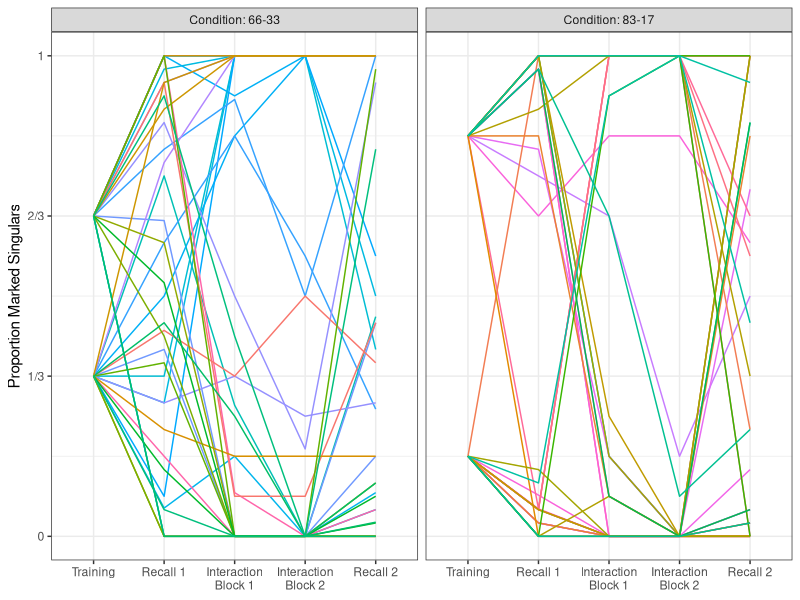
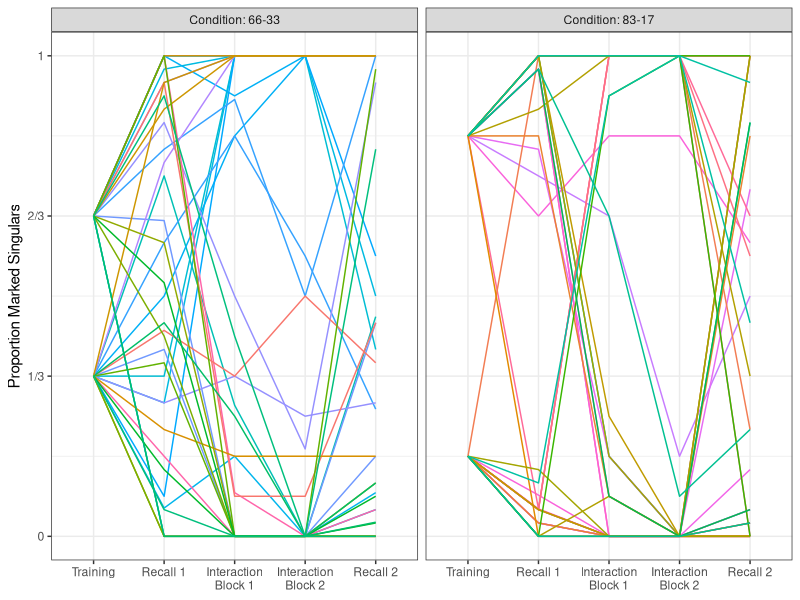

The R script that drew these images, in order: (Note: this script raises an error after producing the figures.)
## ---- chunk 1
knitr::opts_chunk$set(echo = TRUE, warning=FALSE)

library(ggplot2)


data.directory = 'RawData/'

my.colours <- c("#EA7D00","#006DE9","#808080")

set.seed(67601)

## ---- chunk 2
exp1.data <- read.csv("ProcessedData/Experiment1Data.csv")

#put Block in desired order
exp1.data$Block <- factor(exp1.data$Block,
                               levels=c("Training",
                                        "Recall 1",
                                        "Interaction Block 1",
                                        "Interaction Block 2",
                                        "Recall 2"))

#Required to avoid overlapping text in some plots
exp1.data$BlockNewlines <- plyr::revalue(exp1.data$Block,
                                   c("Interaction Block 1"="Interaction\nBlock 1",
                                      "Interaction Block 2"="Interaction\nBlock 2"))


#I want Pair as a factor
#Note: pairs 60-102 collected at Edinburgh, 151-190 collected at Warwick
exp1.data$Pair <- as.factor(exp1.data$Pair)

plyr::ddply(exp1.data,~Condition,plyr::summarise,Current_N=length(unique(Pair)))

## ---- chunk 3
exp1.by.pair.scores <- aggregate(Score~Condition+Block+Pair,data=subset(exp1.data,Block %in% c("Interaction Block 1", "Interaction Block 2")),FUN=sum)

aggregate(Score~Condition,data=exp1.by.pair.scores,FUN=mean)

aggregate(Score~Block+Condition,data=exp1.by.pair.scores,FUN=mean)
## ---- chunk 4
#We only want to analyse singulars
exp1.data.singulars <- subset(exp1.data,Number==1)
exp1.data.by.block <- aggregate(data=exp1.data.singulars,
                                       Marked~Condition + Pair + Block + BlockNewlines + Participant + ParticipantID,
                                       FUN=mean)

exp1.data.by.block <- plyr::rename(exp1.data.by.block,c("Marked"="ProportionMarkedSingulars"))

exp1.data.by.block$Condition <- plyr::revalue(exp1.data.by.block$Condition,
                                                 c("66-33"="Condition: 66-33",
                                                   "83-17"="Condition: 83-17"))

## ---- chunk 5
#All data
ggplot(data=exp1.data.by.block, aes(x=BlockNewlines, y=ProportionMarkedSingulars, group=ParticipantID, colour=Pair,ymin=0,ymax=1)) +
  theme_bw() + 
  facet_wrap(~Condition, ncol=4) +
  geom_line() +
  ylab("Proportion Marked Singulars") + 
  theme(axis.title.x = element_blank()) +
  theme(legend.position="none") + 
  scale_y_continuous(breaks=seq(0,1,1/3),labels=c("0","1/3","2/3","1"))
## ---- chunk 6
#All data - plot for figure, output not included in markdown
ggplot(data=exp1.data.by.block, aes(x=BlockNewlines, y=ProportionMarkedSingulars, group=ParticipantID, colour=Pair,ymin=0,ymax=1)) +
  theme_bw() + 
  facet_wrap(~Condition, ncol=4) +
  geom_line() +
  ylab("Proportion Marked Singulars") + 
  theme(axis.title.x = element_blank()) +
  theme(legend.position="none") + 
  scale_y_continuous(breaks=seq(0,1,1/3),labels=c("0","1/3","2/3","1")) +
  ggsave(file="Plots/Exp1NumMarkingByParticipant.pdf",width=8, height=3)
## ---- chunk 7
#For faccetted by-pair plot, need to add a DummyPair column so that the facets work out nicely - this is a little clumsy, but simplest way to do this seems to be to split by condition and convert Pair factor to integers
exp1.data.by.block.6633 <- subset(exp1.data.by.block,Condition=='Condition: 66-33')

exp1.data.by.block.6633$DummyPair <- droplevels(exp1.data.by.block.6633$Pair)

#change levels to integers
levels(exp1.data.by.block.6633$DummyPair) <- 1:length(levels(exp1.data.by.block.6633$DummyPair))

#ditto for other condition
exp1.data.by.block.8317 <- subset(exp1.data.by.block,Condition=='Condition: 83-17')

exp1.data.by.block.8317$DummyPair <- droplevels(exp1.data.by.block.8317$Pair)

#change levels to integers
levels(exp1.data.by.block.8317$DummyPair) <- 1:length(levels(exp1.data.by.block.8317$DummyPair))

#and recombine
exp1.data.by.block.dummyp <- rbind(exp1.data.by.block.6633,exp1.data.by.block.8317)
## ---- chunk 8
#By-pair figure
ggplot(data=exp1.data.by.block.dummyp, aes(x=BlockNewlines, y=ProportionMarkedSingulars, group=ParticipantID, colour=Pair,ymin=0,ymax=1)) +
  theme_bw() + 
  facet_grid(DummyPair ~ Condition) +
  geom_line() +
  ylab("Proportion Marked Singulars") + 
  theme(legend.position="none") + 
  scale_y_continuous(breaks=seq(0,1,1/3),labels=c("0","1/3","2/3","1")) +
  theme(strip.text.y = element_blank()) + 
  theme(axis.title.x = element_blank()) 
## ---- chunk 9
#By-pair figure for paper
ggplot(data=exp1.data.by.block.dummyp, aes(x=BlockNewlines, y=ProportionMarkedSingulars, group=ParticipantID, colour=Pair,ymin=0,ymax=1)) +
  theme_bw() + 
  facet_grid(DummyPair ~ Condition) +
  geom_line() +
  ylab("Proportion Marked Singulars") + 
  theme(legend.position="none") + 
  scale_y_continuous(breaks=seq(0,1,1/3),labels=c("0","1/3","2/3","1")) +
  theme(strip.text.y = element_blank()) + 
  theme(axis.title.x = element_blank()) +
  ggsave(file="Plots/Exp1NumMarkingByPair.pdf",width=8, height=10)
## ---- chunk 10
#Means and CIs
ggplot(data=exp1.data.by.block, aes(x=Participant, y=ProportionMarkedSingulars, group=Participant, shape=Participant,fill=Participant)) +
  theme_bw() + 
  facet_grid(Condition~Block) +
  stat_summary(geom='bar', fun.y='mean', position='dodge',colour='black') +
  stat_summary(geom='errorbar',fun.data='mean_cl_boot',fun.ymin="min", fun.ymax="max",colour="black",width=0.1) +
  stat_summary(geom='point', fun.y='mean', position='dodge',colour='black') +
  scale_fill_manual(values=c(my.colours[2],my.colours[1],my.colours[3])) +
  coord_cartesian(ylim=c(0,1)) +
  scale_y_continuous(breaks=seq(0,1,1/3),labels=c("0","1/3","2/3","1")) +
  ylab("Proportion Marked Singulars") + 
  theme(axis.title.x = element_blank()) +
  theme(legend.position="none") 
## ---- chunk 11
#Means and CIs - for paper

ggplot(data=exp1.data.by.block, aes(x=Participant, y=ProportionMarkedSingulars, group=Participant, shape=Participant,fill=Participant)) +
  theme_bw() + 
  facet_grid(Condition~Block) +
  stat_summary(geom='bar', fun.y='mean', position='dodge',colour='black') +
  stat_summary(geom='errorbar',fun.data='mean_cl_boot',fun.ymin="min", fun.ymax="max",colour="black",width=0.1) +
  stat_summary(geom='point', fun.y='mean', position='dodge',colour='black') +
  scale_fill_manual(values=c(my.colours[2],my.colours[1],my.colours[3])) +
  coord_cartesian(ylim=c(0,1)) +
  scale_y_continuous(breaks=seq(0,1,1/3),labels=c("0","1/3","2/3","1")) +
  ylab("Proportion Marked Singulars") + 
  theme(axis.title.x = element_blank()) +
  theme(legend.position="none") + 
  ggsave(file="Plots/Exp1NumMarking.pdf",width=8, height=4)
## ---- chunk 12
systematic.users <- subset(exp1.data.by.block,Block=="Interaction Block 2" & (ProportionMarkedSingulars==1 | ProportionMarkedSingulars==0))
plyr::ddply(systematic.users,~Condition,plyr::summarise,Current_N=length(unique(Pair)))
## ---- chunk 13
#In order to count convergence on systematic use/non-use, aggregating over participants in each pair
exp1.data.by.block.agg <- aggregate(ProportionMarkedSingulars~Condition+Pair+Block,data=exp1.data.by.block,FUN=mean)
systematic.user.pairs <- subset(exp1.data.by.block.agg,Block=="Interaction Block 2" & ProportionMarkedSingulars==1)
systematic.user.pairs$Pair
length(unique(systematic.user.pairs$Pair))

systematic.nonuser.pairs <- subset(exp1.data.by.block.agg,Block=="Interaction Block 2" & ProportionMarkedSingulars==0)
systematic.nonuser.pairs$Pair
length(unique(systematic.nonuser.pairs$Pair))
## ---- chunk 14
#The most convenient way to calculate differences from block to block is to restructure the data to wide format.
#BlockNewlines causes irritation here, so selecting it out
exp1.change.data <- tidyr::spread(data=dplyr::select(exp1.data.by.block,-BlockNewlines),Block,ProportionMarkedSingulars)

exp1.change.data$ChangeTrainingRecall1 <- exp1.change.data$'Recall 1' - exp1.change.data$'Training'

exp1.change.data$ChangeRecall1Interaction2 <- exp1.change.data$'Interaction Block 2'-exp1.change.data$'Recall 1'

exp1.change.data$ChangeRecall1Recall2 <- exp1.change.data$'Recall 2'-exp1.change.data$'Recall 1'


#convert back to long format for plotting
exp1.change.data.for.plotting <- dplyr::select(exp1.change.data,-Training,-'Recall 1',-'Recall 2',-'Interaction Block 1',-'Interaction Block 2')

exp1.change.data.for.plotting <- tidyr::gather(exp1.change.data.for.plotting,
BlockToBlock,Change,ChangeTrainingRecall1,ChangeRecall1Interaction2,ChangeRecall1Recall2)

#Make column names more user-friendly
exp1.change.data.for.plotting$BlockToBlock <- plyr::revalue(exp1.change.data.for.plotting$BlockToBlock,
                                                   c("ChangeTrainingRecall1"="Training to Recall 1",
                                                     "ChangeRecall1Interaction2"="Recall 1 to Interaction Block 2",
                                                     "ChangeRecall1Recall2"="Recall 1 to Recall 2"))

#what I am actually going to want to plot for the change data is either both conditions collapsed, but seperated by P1/P2,Both Ps.
#to do this, I am going to duplicate the data for the "Both Ps" column, stick them together, and remove the Condition column
exp1.change.data.for.plotting.Pscombined <- exp1.change.data.for.plotting
exp1.change.data.for.plotting.Pscombined$Participant <- "Both Ps"
exp1.change.data.for.plotting.combined <- rbind(exp1.change.data.for.plotting,exp1.change.data.for.plotting.Pscombined)
exp1.change.data.for.plotting.combined$Condition <- NULL
#want to reorder the levels so that the BothPs data is last
exp1.change.data.for.plotting.combined$Participant <- factor(exp1.change.data.for.plotting.combined$Participant,levels=c("P1","P2","Both Ps"))
## ---- chunk 15
ggplot(data=subset(exp1.change.data.for.plotting.combined,BlockToBlock=="Training to Recall 1"), aes(x=Participant, y=Change, fill=Participant)) +
  theme_bw() + 
  geom_boxplot() +
  scale_fill_manual(values=c(my.colours[2],my.colours[1],my.colours[3])) +
  scale_y_continuous(limits = c(-1,1.1),breaks=seq(-1,1,1/3),labels=c("-1","-2/3","-1/3","0","+1/3","+2/3","+1")) +
  ylab("Change") + 
  theme(axis.title.x = element_blank()) +
  theme(legend.position="none") + 
  ggtitle("Training to Recall 1") 
## ---- chunk 16
#for paper - includes annotations for statistical significance.
ggplot(data=subset(exp1.change.data.for.plotting.combined,BlockToBlock=="Training to Recall 1"), aes(x=Participant, y=Change, fill=Participant)) +
  theme_bw() + 
  geom_boxplot() +
  scale_fill_manual(values=c(my.colours[2],my.colours[1],my.colours[3])) +
  scale_y_continuous(limits = c(-1,1.1),breaks=seq(-1,1,1/3),labels=c("-1","-2/3","-1/3","0","+1/3","+2/3","+1")) +
  ylab("Change") + 
  theme(axis.title.x = element_blank()) +
  theme(legend.position="none") + 
  ggtitle("Training to Recall 1") +
  annotate("text",x=1.5,y=1.09,label="**") + #add ** to indicate p<.01 between participants
  geom_segment(aes(x=1, y=1.1, xend=1.4, yend=1.1)) + geom_segment(aes(x=1.6, y=1.1, xend=2, yend=1.1)) + #add lines either side of **
  annotate("text",x=1,y=3/6,label="p=.051") + #add note about n.s.difference from 0
  annotate("text",x=2,y=-2.4/6,label="*") + #add note about n.s.difference from 0
  annotate("text",x=3,y=-2.4/6,label="n.s.") + #add note about n.s.difference from 0
  ggsave(file="Plots/Exp1TrainingToRecall1Change.pdf",width=4, height=4)
## ---- chunk 17
ggplot(data=subset(exp1.change.data.for.plotting.combined,BlockToBlock=="Recall 1 to Interaction Block 2"), aes(x=Participant, y=Change, fill=Participant)) +
  theme_bw() + 
  geom_boxplot() +
  scale_fill_manual(values=c(my.colours[2],my.colours[1],my.colours[3])) +
  scale_y_continuous(limits = c(-1,1.1),breaks=seq(-1,1,1/3),labels=c("-1","-2/3","-1/3","0","+1/3","+2/3","+1")) +
  ylab("Change") + 
  theme(axis.title.x = element_blank()) +
  theme(legend.position="none") + 
  ggtitle("Recall 1 To Interaction Block 2")
## ---- chunk 18
#Plot for paper - strip out axis labels since these are provides elsewhere, add annotations
ggplot(data=subset(exp1.change.data.for.plotting.combined,BlockToBlock=="Recall 1 to Interaction Block 2"), aes(x=Participant, y=Change, fill=Participant)) +
  theme_bw() + 
  geom_boxplot() +
  scale_fill_manual(values=c(my.colours[2],my.colours[1],my.colours[3])) +
  scale_y_continuous(limits = c(-1,1.1),breaks=seq(-1,1,1/3),labels=c("-1","-2/3","-1/3","0","+1/3","+2/3","+1")) +
  ylab("Change") + 
  theme(axis.title.x = element_blank()) +
  theme(axis.title.y = element_blank()) +
  theme(axis.ticks = element_blank(), axis.text.y = element_blank()) + 
  theme(legend.position="none") + 
  ggtitle("Recall 1 To Interaction Block 2") +
  annotate("text",x=1.5,y=1.1,label="**") + #signficant difference between ps
  geom_segment(aes(x=1, y=1.1, xend=1.4, yend=1.1)) + geom_segment(aes(x=1.6, y=1.1, xend=2, yend=1.1)) + #add lines either side of text
  annotate("text",x=0.8,y=1/6,label="***") + #add note about difference from 0 for P1s
  annotate("text",x=1.8,y=1/6,label="n.s.") + #add note about difference from 0 for P2s
  annotate("text",x=2.8,y=1/6,label="**") + #add note about difference from 0 overall
  ggsave(file="Plots/Exp1Recall1ToInteraction2Change.pdf",width=4, height=4)
## ---- chunk 19
ggplot(data=subset(exp1.change.data.for.plotting.combined,BlockToBlock=="Recall 1 to Recall 2"), aes(x=Participant, y=Change, fill=Participant)) +
  theme_bw() + 
  geom_boxplot() +
  scale_fill_manual(values=c(my.colours[2],my.colours[1],my.colours[3])) +
  scale_y_continuous(limits = c(-1,1.1),breaks=seq(-1,1,1/3),labels=c("-1","-2/3","-1/3","0","+1/3","+2/3","+1")) +
  ylab("Change") + 
  theme(axis.title.x = element_blank()) +
  theme(legend.position="none") + 
  ggtitle("Recall 1 To Recall 2")

## ---- chunk 20
#Plot for paper - missing y axis title, annotations
ggplot(data=subset(exp1.change.data.for.plotting.combined,BlockToBlock=="Recall 1 to Recall 2"), aes(x=Participant, y=Change, fill=Participant)) +
  theme_bw() + 
  geom_boxplot() +
  scale_fill_manual(values=c(my.colours[2],my.colours[1],my.colours[3])) +
  scale_y_continuous(limits = c(-1,1.1),breaks=seq(-1,1,1/3),labels=c("-1","-2/3","-1/3","0","+1/3","+2/3","+1")) +
  theme(axis.title.x = element_blank()) +
  theme(legend.position="none") + 
  theme(axis.title.y = element_blank()) +
  theme(axis.ticks = element_blank(), axis.text.y = element_blank()) + 
  ggtitle("Recall 1 To Recall 2") +
  annotate("text",x=1.5,y=1.1,label="p=.064") + #marginal difference between ps
  geom_segment(aes(x=1, y=1.1, xend=1.2, yend=1.1)) + geom_segment(aes(x=1.8, y=1.1, xend=2, yend=1.1)) + #add lines either side of text
  annotate("text",x=1,y=5/6,label="**") + #add note about difference from 0 for P1s
  annotate("text",x=2,y=5/6,label="n.s.") + #add note about difference from 0 for P2s
  annotate("text",x=3,y=5/6,label="**") + #add note about difference from 0 overall
  ggsave(file="Plots/Exp1Recall1ToRecall2Change.pdf",width=4, height=4)

## ---- chunk 21
wilcox.test(subset(exp1.change.data,Condition=="Condition: 66-33")$ChangeTrainingRecall1, 
            subset(exp1.change.data,Condition=="Condition: 83-17")$ChangeTrainingRecall1) 
## ---- chunk 22
wilcox.test(subset(exp1.change.data,Participant=="P1")$ChangeTrainingRecall1, 
            subset(exp1.change.data,Participant=="P2")$ChangeTrainingRecall1) 
## ---- chunk 23
wilcox.test(exp1.change.data$ChangeTrainingRecall1) 
## ---- chunk 24
wilcox.test(subset(exp1.change.data,Participant=="P1")$ChangeTrainingRecall1)
wilcox.test(subset(exp1.change.data,Participant=="P2")$ChangeTrainingRecall1)
## ---- chunk 25
wilcox.test(subset(exp1.change.data,Condition=="Condition: 66-33")$ChangeRecall1Interaction2, 
            subset(exp1.change.data,Condition=="Condition: 83-17")$ChangeRecall1Interaction2) 
## ---- chunk 26
wilcox.test(subset(exp1.change.data,Participant=="P1")$ChangeRecall1Interaction2, 
            subset(exp1.change.data,Participant=="P2")$ChangeRecall1Interaction2) 
## ---- chunk 27
wilcox.test(exp1.change.data$ChangeRecall1Interaction2) 
## ---- chunk 28
wilcox.test(subset(exp1.change.data,Participant=="P1")$ChangeRecall1Interaction2)
wilcox.test(subset(exp1.change.data,Participant=="P2")$ChangeRecall1Interaction2) 
## ---- chunk 29
wilcox.test(subset(exp1.change.data,Condition=="Condition: 66-33")$ChangeRecall1Recall2, 
            subset(exp1.change.data,Condition=="Condition: 83-17")$ChangeRecall1Recall2) 
## ---- chunk 30
wilcox.test(subset(exp1.change.data,Participant=="P1")$ChangeRecall1Recall2, 
            subset(exp1.change.data,Participant=="P2")$ChangeRecall1Recall2) 
## ---- chunk 31
wilcox.test(exp1.change.data$ChangeRecall1Recall2) 
## ---- chunk 32
wilcox.test(subset(exp1.change.data,Participant=='P1')$ChangeRecall1Recall2) 
wilcox.test(subset(exp1.change.data,Participant=='P2')$ChangeRecall1Recall2) 

## ---- chunk 33
# The easiest way to do this is to build a wide-format table by subsetting based on P then merging

p1 <- dplyr::select(subset(exp1.data.by.block,Participant=="P1"),-Participant,-ParticipantID)
p2 <- dplyr::select(subset(exp1.data.by.block,Participant=="P2"),-Participant,-ParticipantID)
exp1.diffs <- merge(p1,p2,by=c('Condition','Pair','Block','BlockNewlines'))

#calculate absolute diffs
exp1.diffs$Difference <- abs(exp1.diffs$ProportionMarkedSingulars.x-exp1.diffs$ProportionMarkedSingulars.y)

#remove unnecessary columns, reorder Block again
exp1.diffs <- dplyr::select(exp1.diffs,-ProportionMarkedSingulars.x,-ProportionMarkedSingulars.y)
## ---- chunk 34
ggplot(data=exp1.diffs, aes(x=BlockNewlines, y=Difference, fill=Condition,ymin=0,ymax=1)) +
  theme_bw() + 
  geom_boxplot() +
  facet_grid(Condition~.) +
  scale_fill_manual(values=c(my.colours[2],my.colours[1],my.colours[3])) +
  scale_y_continuous(breaks=seq(0,1,1/3),labels=c("0","1/3","2/3","1")) +
  ylab("Within-Pair Difference") + 
  theme(axis.title.x = element_blank()) +
  theme(legend.position="none") 
## ---- chunk 35
#Plot for paper
ggplot(data=exp1.diffs, aes(x=BlockNewlines, y=Difference, fill=Condition,ymin=0,ymax=1)) +
  theme_bw() + 
  geom_boxplot() +
  facet_grid(Condition~.) +
  scale_fill_manual(values=c(my.colours[2],my.colours[1],my.colours[3])) +
  scale_y_continuous(breaks=seq(0,1,1/3),labels=c("0","1/3","2/3","1")) +
  ylab("Within-Pair Difference") + 
  theme(axis.title.x = element_blank()) +
  theme(legend.position="none") +  
  ggsave(file="Plots/Exp1DiffPlot.pdf",width=5, height=3)
## ---- chunk 36
#The most convenient way to calculate differences from block to block is to restructure the data to wide format.
exp1.diffs.change.data <- tidyr::spread(data=dplyr::select(exp1.diffs,-BlockNewlines),Block,Difference)

exp1.diffs.change.data$ChangeTrainingRecall1 <- exp1.diffs.change.data$'Recall 1' - exp1.diffs.change.data$'Training'

exp1.diffs.change.data$ChangeRecall1Interaction2 <- exp1.diffs.change.data$'Interaction Block 2'-exp1.diffs.change.data$'Recall 1'

exp1.diffs.change.data$ChangeRecall1Recall2 <- exp1.diffs.change.data$'Recall 2'-exp1.diffs.change.data$'Recall 1'


#convert back to long format for plotting
exp1.diffs.change.data.for.plotting <- dplyr::select(exp1.diffs.change.data,-Training,-'Recall 1',-'Recall 2',-'Interaction Block 1',-'Interaction Block 2')

exp1.diffs.change.data.for.plotting <- tidyr::gather(exp1.diffs.change.data.for.plotting,
BlockToBlock,DifferenceChange,ChangeTrainingRecall1,ChangeRecall1Interaction2,ChangeRecall1Recall2)

#Make column names more user-friendly
exp1.diffs.change.data.for.plotting$BlockToBlock <- plyr::revalue(exp1.diffs.change.data.for.plotting$BlockToBlock,
                                                   c("ChangeTrainingRecall1"="Training to Recall 1",
                                                     "ChangeRecall1Interaction2"="Recall 1 to Interaction Block 2",
                                                     "ChangeRecall1Recall2"="Recall 1 to Recall 2"))

#Now duplicate data and add in "All Experiment 1 data", with all the data from both conditions, not seperated by Participant
exp1.diffs.change.data.for.plotting.combined <- exp1.diffs.change.data.for.plotting
exp1.diffs.change.data.for.plotting.combined$Condition <- "Both\nconditions"
## ---- chunk 37

#For Recall 1 to Interaction 2 I want to plot the conditions seperately and combined
ggplot(data=subset(rbind(exp1.diffs.change.data.for.plotting,
                                                     exp1.diffs.change.data.for.plotting.combined),BlockToBlock=="Recall 1 to Interaction Block 2"), aes(x=Condition, y=DifferenceChange, fill=Condition)) +
  theme_bw() + 
  geom_boxplot() +
  expand_limits(y=1) +
  scale_fill_manual(values=c(my.colours[2],my.colours[1],my.colours[3])) +
  scale_y_continuous(breaks=seq(-1,1,1/3),labels=c("-1","-2/3","-1/3","0","+1/3","+2/3","+1")) +
  ylab("Change In Within-Pair Difference") + 
  theme(axis.title.x = element_blank()) +
  theme(legend.position="none") + 
  ggtitle("Recall 1 to Interaction Block 2") 
## ---- chunk 38
#Plot for paper
ggplot(data=subset(rbind(exp1.diffs.change.data.for.plotting,
                                                     exp1.diffs.change.data.for.plotting.combined),BlockToBlock=="Recall 1 to Interaction Block 2"), aes(x=Condition, y=DifferenceChange, fill=Condition)) +
  theme_bw() + 
  geom_boxplot() +
  expand_limits(y=1) +
  scale_fill_manual(values=c(my.colours[2],my.colours[1],my.colours[3])) +
  scale_y_continuous(breaks=seq(-1,1,1/3),labels=c("-1","-2/3","-1/3","0","+1/3","+2/3","+1")) +
  ylab("Change In Within-Pair Difference") + 
  theme(axis.title.x = element_blank()) +
  theme(legend.position="none") + 
  ggtitle("Recall 1 to Interaction Block 2") +
  annotate("text",x=1.5,y=5/6,label="p=.079") + #marginal difference between conditions
  geom_segment(aes(x=1, y=5/6, xend=1.2, yend=5/6)) + geom_segment(aes(x=1.8, y=5/6, xend=2, yend=5/6)) + #add lines either side of text
  annotate("text",x=1,y=1/3,label="***") + #add note about difference from 0 for P1s
  annotate("text",x=2,y=1/3,label="***") + #add note about difference from 0 for P2s
  annotate("text",x=3,y=1/3,label="***") + #add note about difference from 0 overall
  ggsave(file="Plots/Exp1DiffChangeRecall1Interaction2.pdf",width=5, height=3)
## ---- chunk 39
#For Recall 1 to Recall 2 I want to plot both conditions combined only

ggplot(data=subset(exp1.diffs.change.data.for.plotting.combined,BlockToBlock=="Recall 1 to Recall 2"), aes(x=Condition, y=DifferenceChange, fill=Condition)) +
  theme_bw() + 
  geom_boxplot() +
  expand_limits(y=1) +
  scale_fill_manual(values=c(my.colours[2],my.colours[1],my.colours[3])) +
  scale_y_continuous(breaks=seq(-1,1,1/3),labels=c("-1","-2/3","-1/3","0","+1/3","+2/3","+1")) +
  ylab("Change In Within-Pair Difference") + 
  theme(axis.title.x = element_blank()) +
  #theme(strip.text.y = element_blank()) + 
  theme(legend.position="none",plot.title = element_text(size=12,hjust=0.5)) + 
  ggtitle("Recall 1 to Recall 2")
## ---- chunk 40
#Plot for paper -0 no y axis text, annotations

ggplot(data=subset(exp1.diffs.change.data.for.plotting.combined,BlockToBlock=="Recall 1 to Recall 2"), aes(x=Condition, y=DifferenceChange, fill=Condition)) +
  theme_bw() + 
  geom_boxplot() +
  expand_limits(y=1) +
  scale_fill_manual(values=c(my.colours[2],my.colours[1],my.colours[3])) +
  scale_y_continuous(breaks=seq(-1,1,1/3),labels=c("-1","-2/3","-1/3","0","+1/3","+2/3","+1")) +
  ylab("Change In Within-Pair Difference") + 
  theme(axis.title.x = element_blank()) +
  #theme(strip.text.y = element_blank()) + 
  theme(legend.position="none",plot.title = element_text(size=12,hjust=0.5)) + 
  theme(axis.title.y = element_blank()) +
  theme(axis.ticks = element_blank(), axis.text.y = element_blank()) + 
  ggtitle("Recall 1 to Recall 2") +
  annotate("text",x=1,y=5.5/6,label="**") + #add note about difference from 0 for P1s
  ggsave(file="Plots/Exp1DiffChangeRecall1Recall2.pdf",width=5*(.24/.74), height=3)
## ---- chunk 41
wilcox.test(subset(exp1.diffs.change.data,Condition=="Condition: 66-33")$ChangeRecall1Interaction2, 
            subset(exp1.diffs.change.data,Condition=="Condition: 83-17")$ChangeRecall1Interaction2) 
## ---- chunk 42
wilcox.test(exp1.diffs.change.data$ChangeRecall1Interaction2) 
## ---- chunk 43
wilcox.test(subset(exp1.diffs.change.data,Condition=="Condition: 66-33")$ChangeRecall1Interaction2)
wilcox.test(subset(exp1.diffs.change.data,Condition=="Condition: 83-17")$ChangeRecall1Interaction2) 
## ---- chunk 44
wilcox.test(subset(exp1.diffs.change.data,Condition=="Condition: 66-33")$ChangeRecall1Recall2, 
            subset(exp1.diffs.change.data,Condition=="Condition: 83-17")$ChangeRecall1Recall2) 
## ---- chunk 45
wilcox.test(exp1.diffs.change.data$ChangeRecall1Recall2) 
## ---- chunk 46
veridical.mean.wpd <- mean(subset(exp1.diffs,Block=="Interaction Block 2")$Difference)

#make a copy of the data to work with - we only need interaction block 2 data
exp1.data.by.block.pseudo <- dplyr::select(subset(exp1.data.by.block,Block=="Interaction Block 2"),-Block,-BlockNewlines)

#helper function to re-assign participants to pseudo-pairs - slightly laoborious
#in order to avoid mixing across conditions etc
reassign.pairs <- function(in.data) {
  #subset data by block and participant
  p1.6633 <- dplyr::select(subset(in.data,Participant=="P1" & Condition=="Condition: 66-33"),-Participant,-ParticipantID)
  p2.6633 <- dplyr::select(subset(in.data,Participant=="P2" & Condition=="Condition: 66-33"),-Participant,-ParticipantID)
  p1.8317 <- dplyr::select(subset(in.data,Participant=="P1" & Condition=="Condition: 83-17"),-Participant,-ParticipantID)
  p2.8317 <- dplyr::select(subset(in.data,Participant=="P2" & Condition=="Condition: 83-17"),-Participant,-ParticipantID)

  #randomise pair assignments
  p1.6633$Pair <- sample(p1.6633$Pair)
  p2.6633$Pair <- sample(p2.6633$Pair)
  p1.8317$Pair <- sample(p1.8317$Pair)
  p2.8317$Pair <- sample(p2.8317$Pair)

  diffs.pseudo.6633 <- merge(p1.6633,p2.6633,by=c('Condition','Pair'))
  diffs.pseudo.8317 <- merge(p1.8317,p2.8317,by=c('Condition','Pair'))
  diffs.pseudo <- rbind(diffs.pseudo.6633,diffs.pseudo.8317)
  
  #calculate absolute diffs
  diffs.pseudo$Difference <-
    abs(diffs.pseudo$ProportionMarkedSingulars.x-diffs.pseudo$ProportionMarkedSingulars.y)

  #remove unnecessary columns, reorder Block again
  diffs.pseudo <- dplyr::select(diffs.pseudo,-ProportionMarkedSingulars.x,-ProportionMarkedSingulars.y)
  
  #calculate and return mean
  mean(diffs.pseudo$Difference)
}

sampled.diffs <- replicate(1000,reassign.pairs(exp1.data.by.block.pseudo))

#report the veridfical within-pair difference
veridical.mean.wpd

#report the mean of the sampled diffs
mean(sampled.diffs)

#this is the number of cases where we see the same or smaller within-pair difference
sum(sampled.diffs <= veridical.mean.wpd)

#this is the proportion of cases where we see the same or smaller within-pair difference
sum(sampled.diffs <= veridical.mean.wpd)/length(sampled.diffs)
